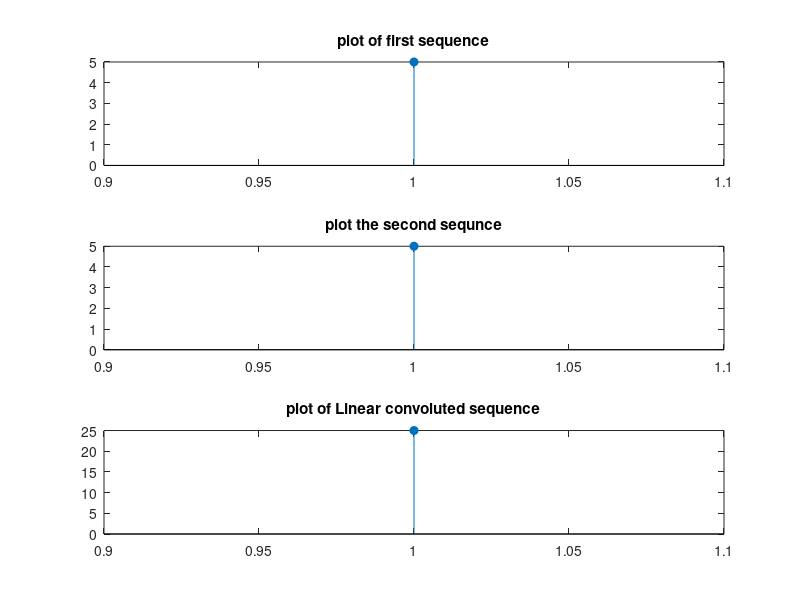

This figure's MATLAB source:
clc; 
x1=input('enter the first sequence');
x2=input('enter the second sequence');

subplot(3,1,1);
stem(x1,'filled');
title('plot of first sequence');

subplot(3,1,2);
stem(x2,'filled');
title('plot the second sequnce');

n1 =length(x1);
n2 = length(x2);
m = n1+n2-1; % Length of linear convolution
x = [x1 zeros(1,n2-1)]; % Padding of zeros to make it of
% length m
y = [x2 zeros(1,n1-1)];
x_fft = fft(x,m); 
y_fft = fft(y,m); 
dft_xy = x_fft.*y_fft; 
y=ifft(dft_xy,m);
disp('the Linear convolution result is');
disp(y); 
subplot(3,1,3);
stem(y,'filled');
title('plot of Linear convoluted sequence');

